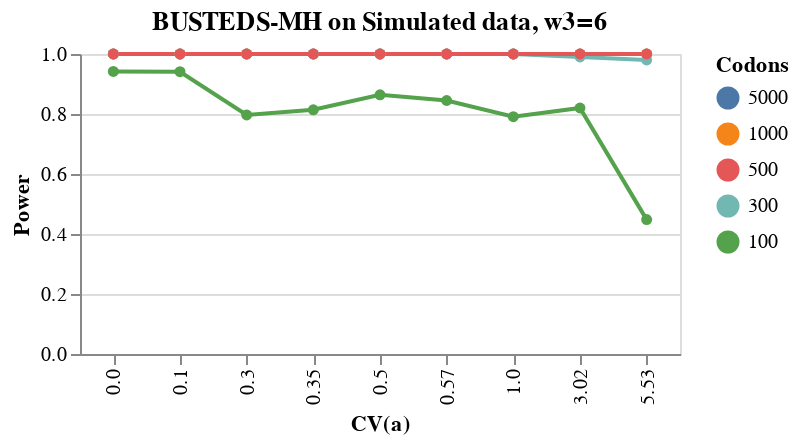

Here is the notebook cell this chart was saved with:
### Code cell
source = df_6

chart6 = alt.Chart(source).mark_line(
    point=alt.OverlayMarkDef(color="red")
).encode(
    x='CV(a)',
    y='Power',
    color=alt.Color('Codons', sort=order)
).properties(
    width=300,
    height=150,
    title="BUSTEDS-MH on Simulated data, w3=6"
)

chart6

### Figure 1 — Vega-Lite specification as saved in the notebook (floating-point values rounded to 4 significant figures)
{"config": {"view": {"continuousWidth": 400, "continuousHeight": 300}}, "data": {"name": "data-0f9bcab356afcc0ec1333cc7866b5b5e"}, "mark": {"type": "line", "point": {"color": "red"}}, "encoding": {"color": {"field": "Codons", "sort": ["5000", "1000", "500", "300", "100"], "type": "nominal"}, "x": {"field": "CV(a)", "type": "nominal"}, "y": {"field": "Power", "type": "quantitative"}}, "height": 150, "title": "BUSTEDS-MH on Simulated data, w3=6", "width": 300, "$schema": "https://vega.github.io/schema/vega-lite/v4.17.0.json", "datasets": {"data-0f9bcab356afcc0ec1333cc7866b5b5e": [{"Codons": "100", "Power": 0.814, "CV(a)": "0.35"}, {"Codons": "5000", "Power": 1.0, "CV(a)": "0.35"}, {"Codons": "1000", "Power": 1.0, "CV(a)": "0.35"}, {"Codons": "300", "Power": 1.0, "CV(a)": "0.35"}, {"Codons": "500", "Power": 1.0, "CV(a)": "0.35"}, {"Codons": "100", "Power": 0.864, "CV(a)": "0.5"}, {"Codons": "5000", "Power": 1.0, "CV(a)": "0.5"}, {"Codons": "1000", "Power": 1.0, "CV(a)": "0.5"}, {"Codons": "300", "Power": 1.0, "CV(a)": "0.5"}, {"Codons": "500", "Power": 1.0, "CV(a)": "0.5"}, {"Codons": "100", "Power": 0.941, "CV(a)": "0.1"}, {"Codons": "5000", "Power": 1.0, "CV(a)": "0.1"}, {"Codons": "1000", "Power": 1.0, "CV(a)": "0.1"}, {"Codons": "300", "Power": 1.0, "CV(a)": "0.1"}, {"Codons": "500", "Power": 1.0, "CV(a)": "0.1"}, {"Codons": "100", "Power": 0.82, "CV(a)": "3.02"}, {"Codons": "5000", "Power": 1.0, "CV(a)": "3.02"}, {"Codons": "1000", "Power": 1.0, "CV(a)": "3.02"}, {"Codons": "300", "Power": 0.99, "CV(a)": "3.02"}, {"Codons": "500", "Power": 1.0, "CV(a)": "3.02"}, {"Codons": "100", "Power": 0.791, "CV(a)": "1.0"}, {"Codons": "5000", "Power": 1.0, "CV(a)": "1.0"}, {"Codons": "1000", "Power": 1.0, "CV(a)": "1.0"}, {"Codons": "300", "Power": 1.0, "CV(a)": "1.0"}, {"Codons": "500", "Power": 1.0, "CV(a)": "1.0"}, {"Codons": "100", "Power": 0.448, "CV(a)": "5.53"}, {"Codons": "5000", "Power": 1.0, "CV(a)": "5.53"}, {"Codons": "1000", "Power": 1.0, "CV(a)": "5.53"}, {"Codons": "300", "Power": 0.98, "CV(a)": "5.53"}, {"Codons": "500", "Power": 1.0, "CV(a)": "5.53"}, {"Codons": "100", "Power": 0.797, "CV(a)": "0.3"}, {"Codons": "5000", "Power": 1.0, "CV(a)": "0.3"}, {"Codons": "1000", "Power": 1.0, "CV(a)": "0.3"}, {"Codons": "300", "Power": 1.0, "CV(a)": "0.3"}, {"Codons": "500", "Power": 1.0, "CV(a)": "0.3"}, {"Codons": "100", "Power": 0.845, "CV(a)": "0.57"}, {"Codons": "5000", "Power": 1.0, "CV(a)": "0.57"}, {"Codons": "1000", "Power": 1.0, "CV(a)": "0.57"}, {"Codons": "300", "Power": 1.0, "CV(a)": "0.57"}, {"Codons": "500", "Power": 1.0, "CV(a)": "0.57"}, {"Codons": "100", "Power": 0.942, "CV(a)": "0.0"}, {"Codons": "5000", "Power": 1.0, "CV(a)": "0.0"}, {"Codons": "1000", "Power": 1.0, "CV(a)": "0.0"}, {"Codons": "300", "Power": 1.0, "CV(a)": "0.0"}, {"Codons": "500", "Power": 1.0, "CV(a)": "0.0"}]}}
